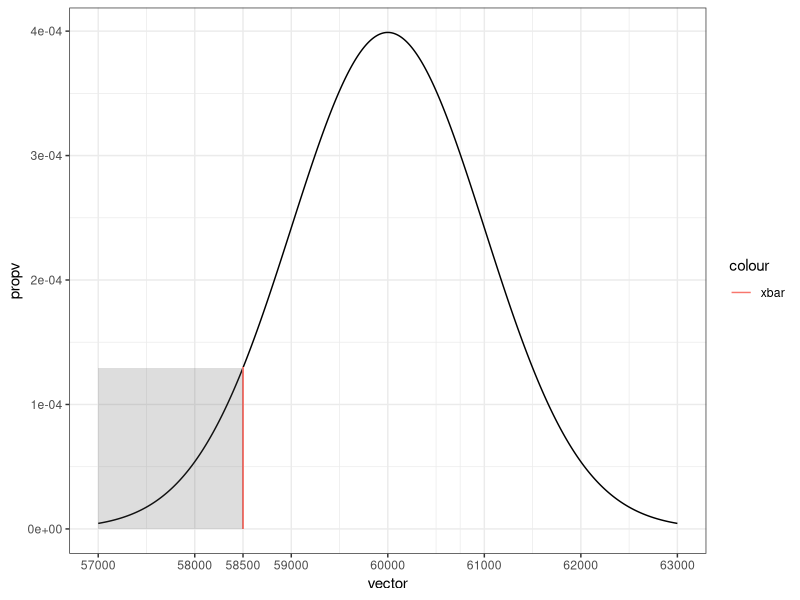

Source code (R):
## ---- chunk 1
library(tidyverse)
## ---- chunk 2
pop_mean <- 60000
pop_sd <- 4000
n <-  16
xbar <- 58500
se <- pop_sd/sqrt(n)
## ---- chunk 3
vector <- seq(-3,3,length = 1000) * se + pop_mean
propv <- dnorm(x = vector,mean = pop_mean,sd = se)
a <- data.frame(vector, propv)
## ---- chunk 4
ggplot(a)+
  geom_line(aes(x = vector, y = propv))+
  geom_segment(aes(x = xbar, 
                   y = 0, 
                   xend = xbar,
                   yend = dnorm(x = xbar,mean = pop_mean,sd = se),
                   color = "xbar"))+
  scale_x_continuous(breaks = c(seq(vector[1], vector[1000], by = se),xbar))+
  annotate("rect", xmin = vector[1], xmax = xbar, ymin = 0, ymax = dnorm(x = xbar,mean = pop_mean,sd = se),
        alpha = .2)+
  theme_bw()

#geom_polygon(data = propv, aes(x=x, y=y, fill="red"))
## ---- chunk 5
pnorm((xbar-pop_mean)/(pop_sd/sqrt(n)))
